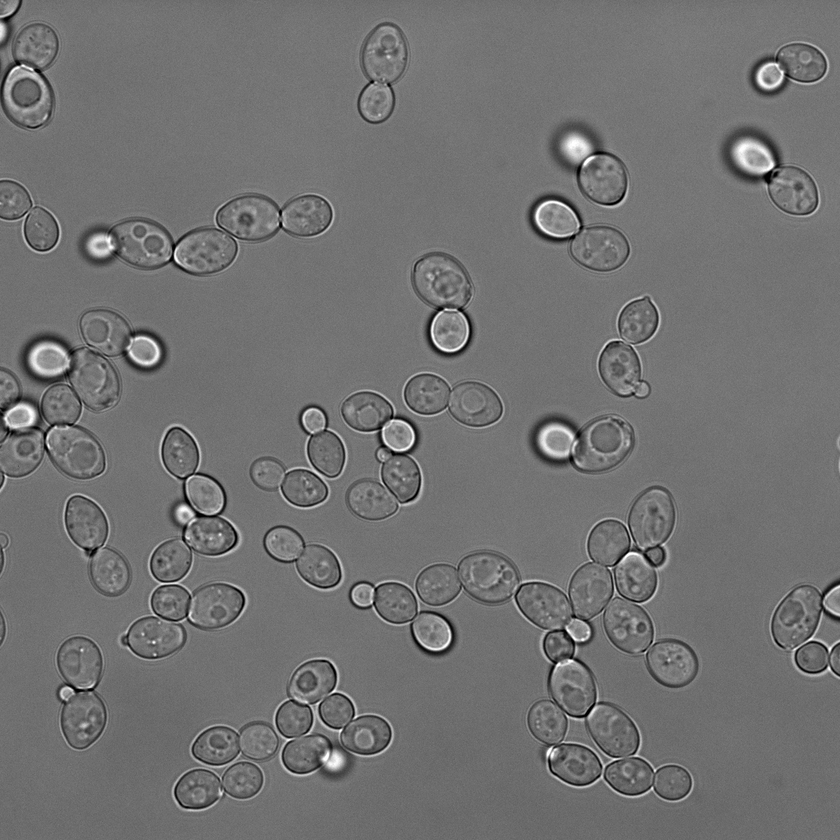
#> input picture drops6.png, 840 x 840 px, shrunk from 1024 x 1024 before the run
$ jupyter execute Detection.ipynb
#> lines starting #> are read from the running program, lines starting #| are printed output that depends on the picture; after the words box and inside, x2 and y2 are one past the last pixel; in counts of white or black regions, pixels touching at a corner belong together
## Projeto: Detectção de celulas e contagem de unidades

#### Autor: Horberlan Brito

[cell 1]
import numpy as np
import cv2
import math
import matplotlib.pyplot as plt

[cell 2]
file = 'drops6.png'
img = cv2.imread(file)
#> img is the input picture: shape (840, 840, 3); min 0, max 255, mean 113.3
gray = cv2.cvtColor(img, cv2.COLOR_BGR2GRAY)
plt.imshow(gray, cmap='gray'),plt.title('ORIGINAL')

[cell 3]
blur = cv2.GaussianBlur(gray, (11,11),0)
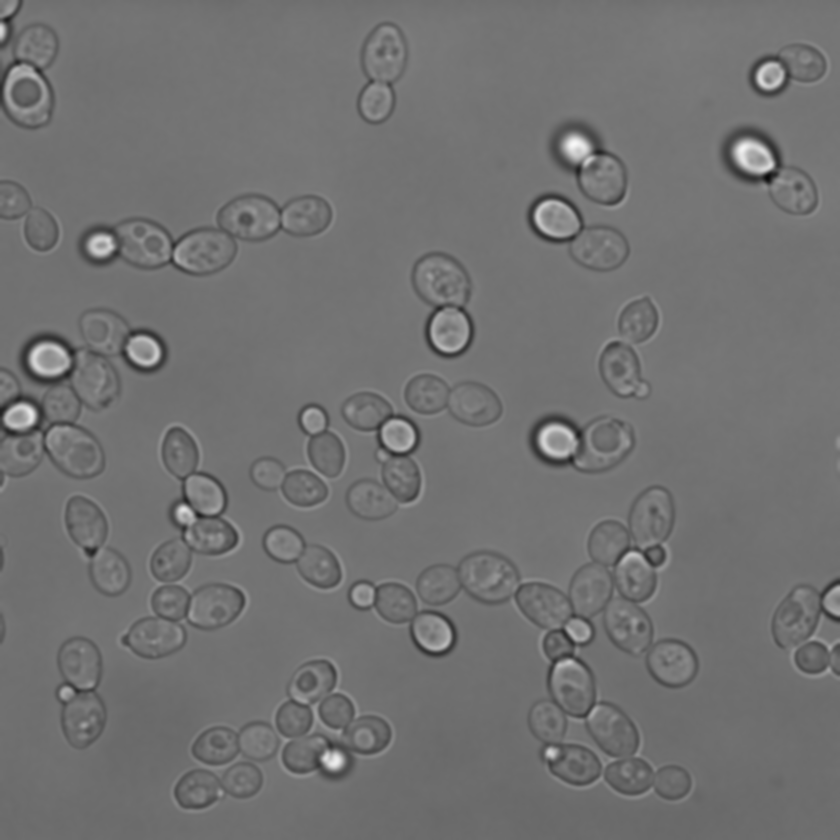
#> blur: shape (840, 840); min 8, max 248, mean 113.3
plt.imshow(blur, cmap='gray')

[cell 4]
canny = cv2.Canny(blur, 1,120, 1)
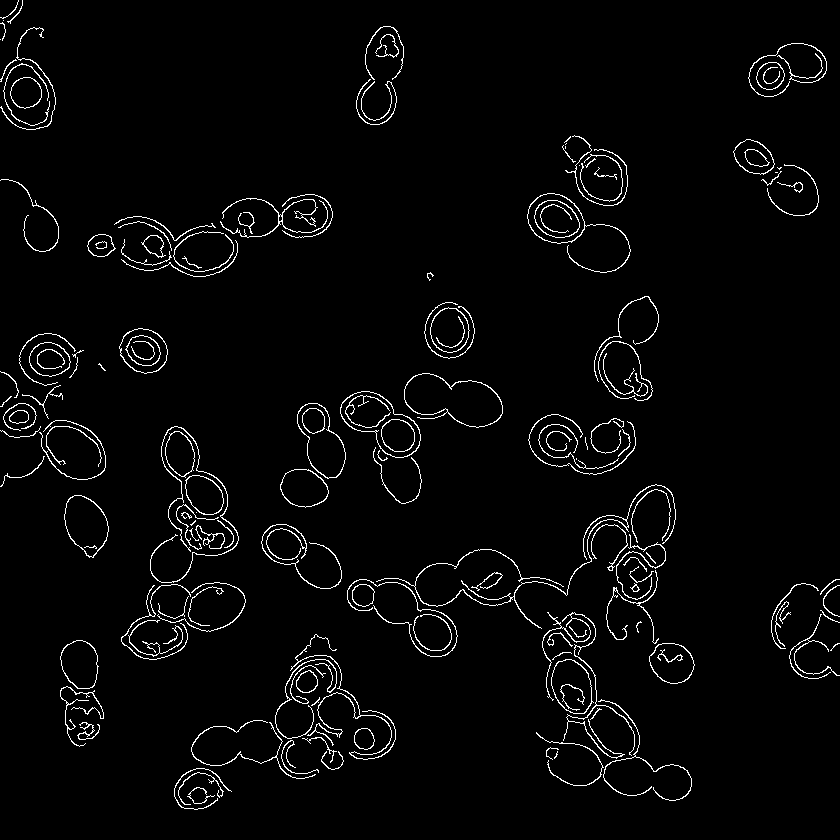
#> canny: shape (840, 840); 2.9% white in thin lines or dots
plt.imshow(canny, cmap='gray')

[cell 5]
dilated = cv2.dilate(canny, (1,1), iterations = 2) #intencidade da
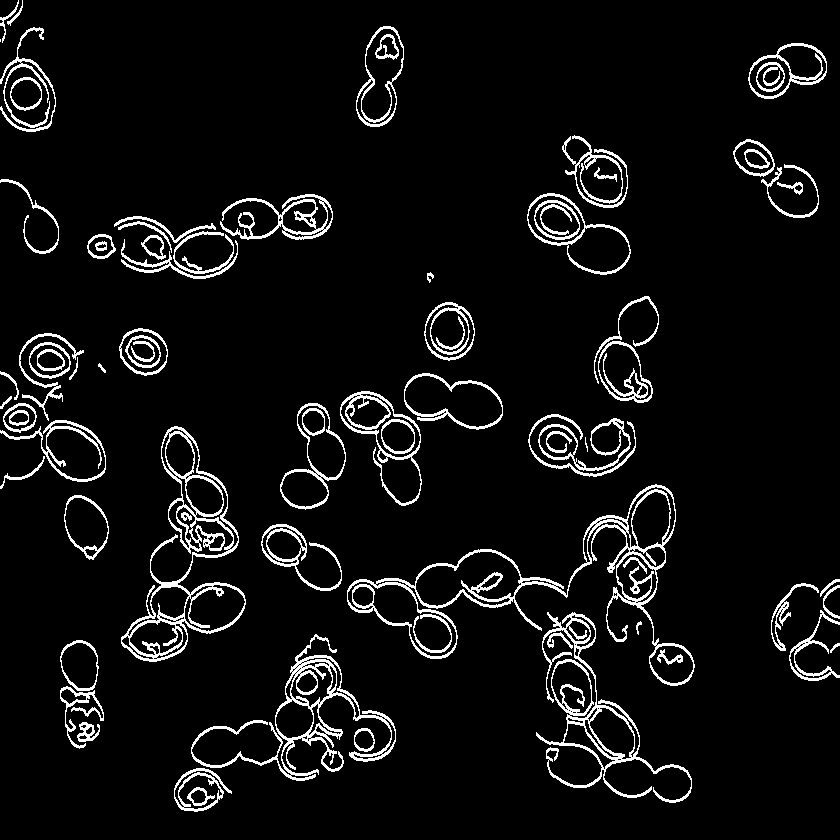
#> dilated: shape (840, 840); 6.2% white in thin lines or dots
plt.imshow(dilated, cmap='gray')

[cell 6]
(cnt, heirarchy) = cv2.findContours(dilated.copy(), cv2.RETR_EXTERNAL, cv2.CHAIN_APPROX_NONE)
#> cnt = 59 contours, 3 with area under 20; largest, box (x1, y1, x2, y2) and area: (347, 484, 695, 686) 16159, (121, 426, 246, 662) 10918, (536, 612, 692, 803) 6502, (191, 634, 396, 781) 5588, (527, 193, 631, 275) 4632
contorno = cv2.cvtColor(img, cv2.COLOR_BGR2RGB) #"COLOR_BGR2RGB" Devolve a cor normal a imagem.
cv2.drawContours(contorno,cnt, -1, (1,300,1),2) #Cor do contorno
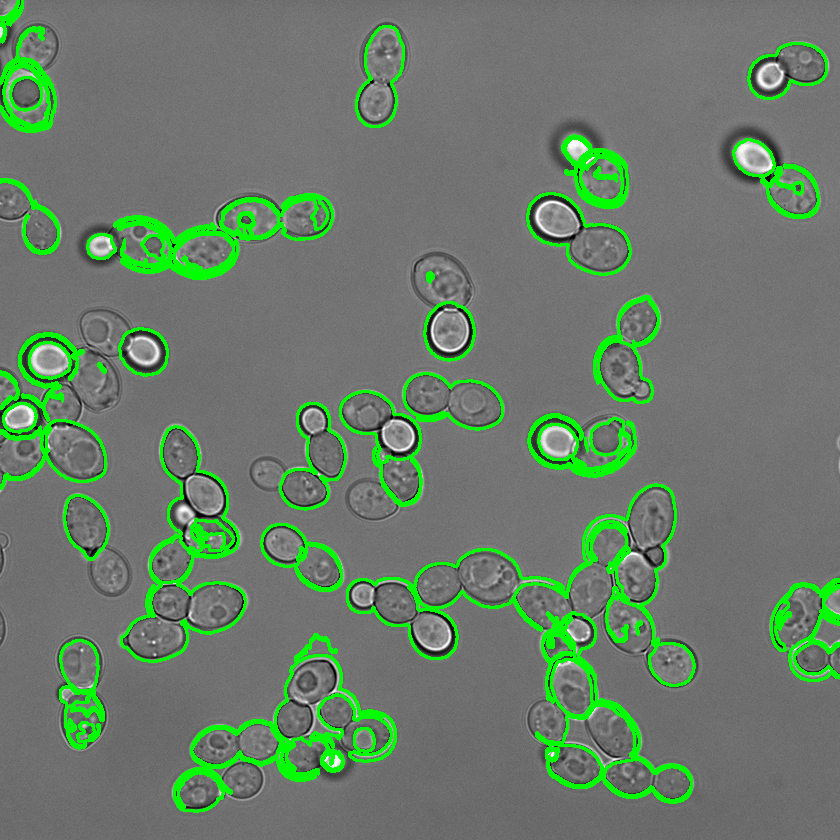
#> contorno: shape (840, 840, 3); 7.79% of pixels changed, all inside (x1, y1, x2, y2) = (0, 0, 840, 813)
plt.imshow(contorno),plt.title('')

[cell 7]
print(f'Living cells present in the analysis ≅: {len(cnt)}')
#| Living cells present in the analysis ≅: 59

$ run again, with drops3.png copied over drops6.png
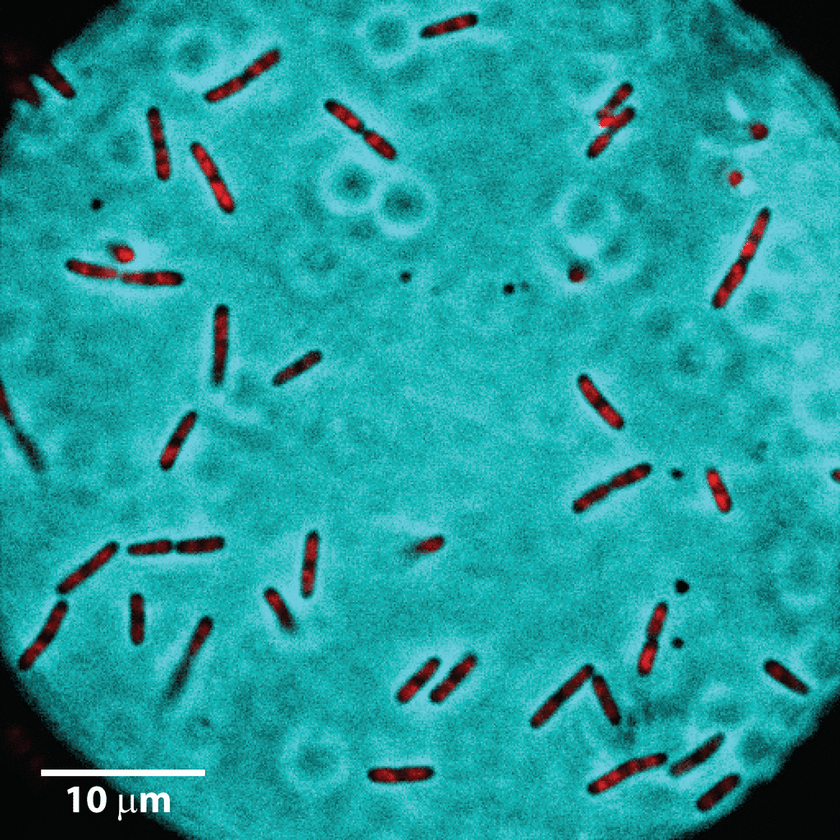
#> input picture drops3.png, 840 x 840 px, shrunk from 1024 x 1024 before the run
#> img is the input picture: shape (840, 840, 3); mean B, G, R 157.8, 156.4, 33
#> `canny = cv2.Canny(blur, 1,120, 1)`:
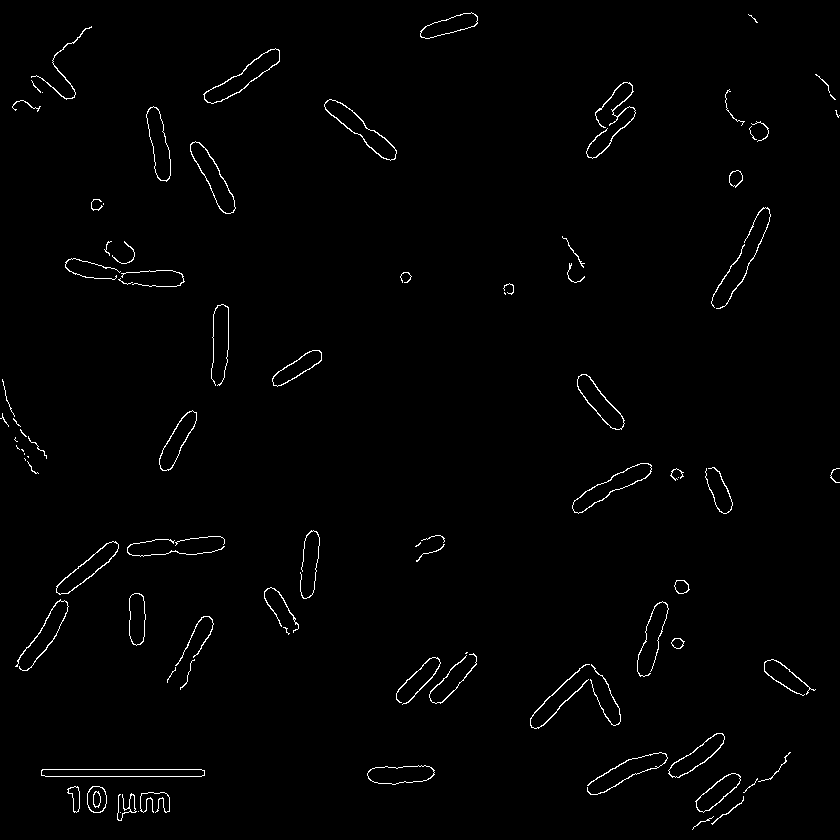
#> canny: shape (840, 840); 1.2% white in thin lines or dots
#> dilated: shape (840, 840); 2.5% white in thin lines or dots
#> cnt = 72 contours, 10 with area under 20; largest, box (x1, y1, x2, y2) and area: (586, 82, 636, 161) 1670, (127, 536, 225, 559) 1504, (41, 769, 205, 779) 1458, (203, 48, 280, 106) 1422, (324, 99, 397, 163) 1413
#> `cv2.drawContours(contorno,cnt, -1, (1,300,1),2)`:
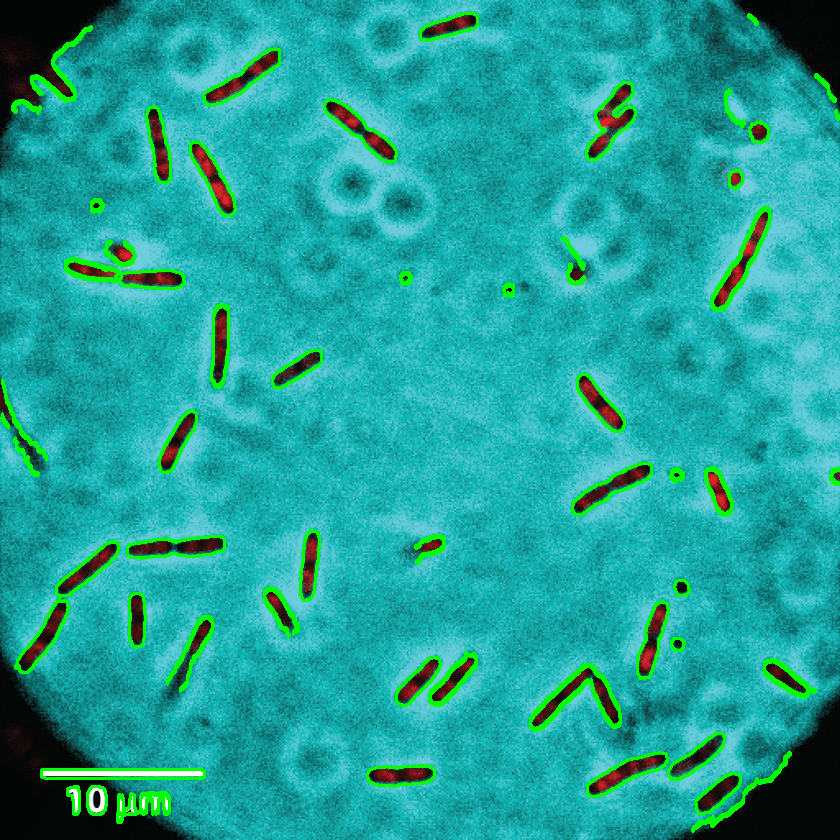
#> contorno: shape (840, 840, 3); mean R, G, B 31.4, 161.5, 152.6
#| Living cells present in the analysis ≅: 72
